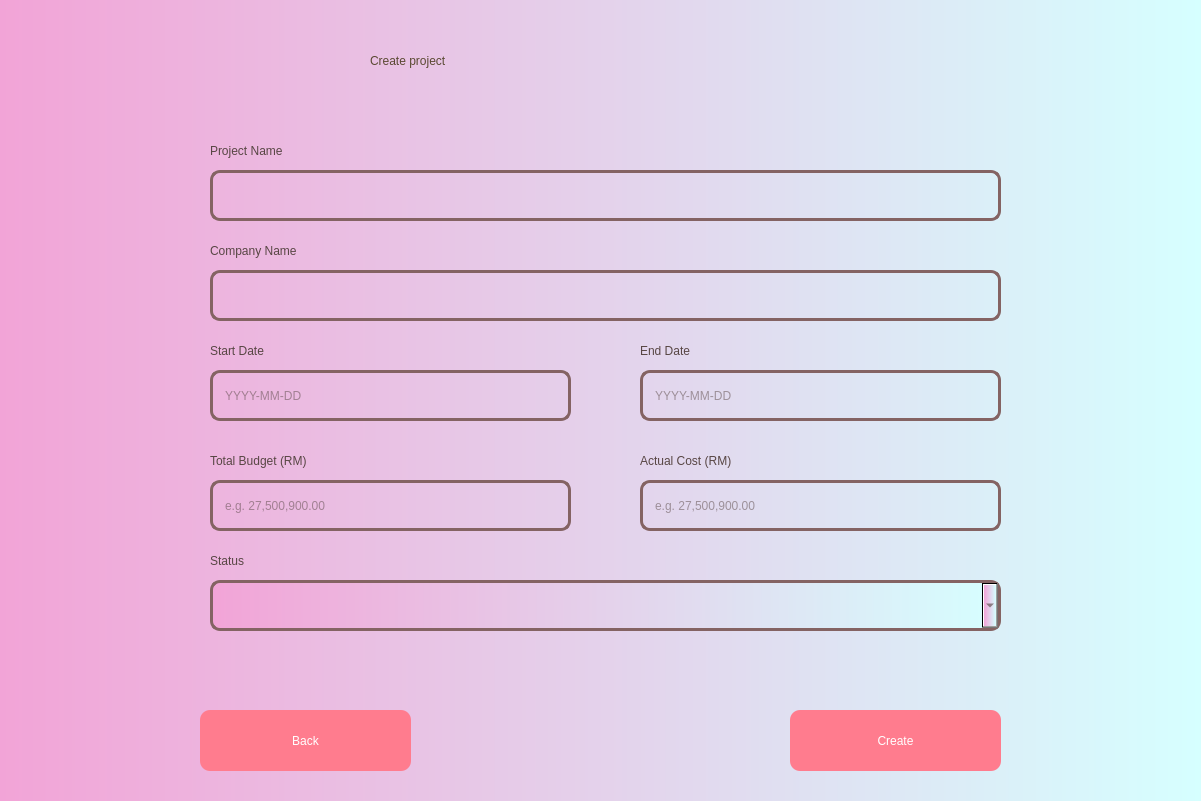
<?xml version="1.0" encoding="UTF-8"?>
<ui version="4.0">
 <class>Dialog</class>
 <widget class="QDialog" name="Dialog">
  <property name="geometry">
   <rect>
    <x>0</x>
    <y>0</y>
    <width>1201</width>
    <height>801</height>
   </rect>
  </property>
  <property name="windowTitle">
   <string>Dialog</string>
  </property>
  <property name="styleSheet">
   <string notr="true"/>
  </property>
  <widget class="QWidget" name="widget" native="true">
   <property name="geometry">
    <rect>
     <x>0</x>
     <y>0</y>
     <width>1201</width>
     <height>801</height>
    </rect>
   </property>
   <property name="styleSheet">
    <string notr="true">QWidget#widget{
background-color:qlineargradient(spread:reflect, x1:0, y1:0, x2:1, y2:0, stop:0 rgba(242, 164, 215, 255), stop:1 rgba(214, 255, 255, 255));}</string>
   </property>
   <widget class="QLabel" name="create_a_project">
    <property name="geometry">
     <rect>
      <x>370</x>
      <y>10</y>
      <width>551</width>
      <height>101</height>
     </rect>
    </property>
    <property name="styleSheet">
     <string notr="true">color:rgb(90, 73, 50);
font: 63 45pt &quot;Yu Gothic UI Semibold&quot;;
</string>
    </property>
    <property name="text">
     <string>Create project</string>
    </property>
   </widget>
   <widget class="QLineEdit" name="project_name_box">
    <property name="geometry">
     <rect>
      <x>210</x>
      <y>170</y>
      <width>791</width>
      <height>51</height>
     </rect>
    </property>
    <property name="styleSheet">
     <string notr="true">QLineEdit{
color: rgb(88, 70, 68);
font: 63 15pt &quot;Yu Gothic UI Semibold&quot;;
background-color: rgba(0,0,0,0);
border: 3px solid rgb(132, 99, 99);
padding-left: 10px;
border-radius: 10px;
}

QLineEdit:focus
{
color: rgb(88, 70, 68);
font: 63 15pt &quot;Yu Gothic UI Semibold&quot;;
background-color:rgb(255, 226, 220);
border: 3px solid rgb(223, 134, 135);
}

</string>
    </property>
    <property name="text">
     <string/>
    </property>
    <property name="placeholderText">
     <string/>
    </property>
   </widget>
   <widget class="QLabel" name="project_name">
    <property name="geometry">
     <rect>
      <x>210</x>
      <y>130</y>
      <width>171</width>
      <height>41</height>
     </rect>
    </property>
    <property name="styleSheet">
     <string notr="true">color: rgb(88, 70, 68);
font: 63 15pt &quot;Yu Gothic UI Semibold&quot;;
</string>
    </property>
    <property name="text">
     <string>Project Name</string>
    </property>
   </widget>
   <widget class="QLabel" name="start_date">
    <property name="geometry">
     <rect>
      <x>210</x>
      <y>330</y>
      <width>131</width>
      <height>41</height>
     </rect>
    </property>
    <property name="styleSheet">
     <string notr="true">color: rgb(88, 70, 68);
font: 63 15pt &quot;Yu Gothic UI Semibold&quot;;

</string>
    </property>
    <property name="text">
     <string>Start Date</string>
    </property>
   </widget>
   <widget class="QLineEdit" name="start_date_box">
    <property name="geometry">
     <rect>
      <x>210</x>
      <y>370</y>
      <width>361</width>
      <height>51</height>
     </rect>
    </property>
    <property name="styleSheet">
     <string notr="true">QLineEdit{
color: rgb(88, 70, 68);
font: 63 15pt &quot;Yu Gothic UI Semibold&quot;;
background-color: rgba(0,0,0,0);
border: 3px solid rgb(132, 99, 99);
padding-left: 10px;
border-radius: 10px;
}

QLineEdit:focus
{
color: rgb(88, 70, 68);
font: 63 15pt &quot;Yu Gothic UI Semibold&quot;;
background-color:rgb(255, 226, 220);
border: 3px solid rgb(223, 134, 135);
}


</string>
    </property>
    <property name="placeholderText">
     <string>YYYY-MM-DD</string>
    </property>
   </widget>
   <widget class="QLineEdit" name="total_budget_box">
    <property name="geometry">
     <rect>
      <x>210</x>
      <y>480</y>
      <width>361</width>
      <height>51</height>
     </rect>
    </property>
    <property name="styleSheet">
     <string notr="true">QLineEdit{
color: rgb(88, 70, 68);
font: 63 15pt &quot;Yu Gothic UI Semibold&quot;;
background-color: rgba(0,0,0,0);
border: 3px solid rgb(132, 99, 99);
padding-left: 10px;
border-radius: 10px;
}

QLineEdit:focus
{
color: rgb(88, 70, 68);
font: 63 15pt &quot;Yu Gothic UI Semibold&quot;;
background-color:rgb(255, 226, 220);
border: 3px solid rgb(223, 134, 135);
}


</string>
    </property>
    <property name="placeholderText">
     <string>e.g. 27,500,900.00</string>
    </property>
   </widget>
   <widget class="QLabel" name="end_date">
    <property name="geometry">
     <rect>
      <x>640</x>
      <y>340</y>
      <width>111</width>
      <height>21</height>
     </rect>
    </property>
    <property name="styleSheet">
     <string notr="true">color: rgb(88, 70, 68);
font: 63 15pt &quot;Yu Gothic UI Semibold&quot;;
</string>
    </property>
    <property name="text">
     <string>End Date</string>
    </property>
   </widget>
   <widget class="QLineEdit" name="company_name_box">
    <property name="geometry">
     <rect>
      <x>210</x>
      <y>270</y>
      <width>791</width>
      <height>51</height>
     </rect>
    </property>
    <property name="styleSheet">
     <string notr="true">QLineEdit{
color: rgb(88, 70, 68);
font: 63 15pt &quot;Yu Gothic UI Semibold&quot;;
background-color: rgba(0,0,0,0);
border: 3px solid rgb(132, 99, 99);
padding-left: 10px;
border-radius: 10px;
}

QLineEdit:focus
{
color: rgb(88, 70, 68);
font: 63 15pt &quot;Yu Gothic UI Semibold&quot;;
background-color:rgb(255, 226, 220);
border: 3px solid rgb(223, 134, 135);
}



</string>
    </property>
    <property name="placeholderText">
     <string/>
    </property>
   </widget>
   <widget class="QLabel" name="company_name">
    <property name="geometry">
     <rect>
      <x>210</x>
      <y>230</y>
      <width>191</width>
      <height>41</height>
     </rect>
    </property>
    <property name="styleSheet">
     <string notr="true">color: rgb(88, 70, 68);
font: 63 15pt &quot;Yu Gothic UI Semibold&quot;;
</string>
    </property>
    <property name="text">
     <string>Company Name</string>
    </property>
   </widget>
   <widget class="QPushButton" name="Create">
    <property name="geometry">
     <rect>
      <x>790</x>
      <y>710</y>
      <width>211</width>
      <height>61</height>
     </rect>
    </property>
    <property name="styleSheet">
     <string notr="true">QPushButton{
background-color: rgb(255, 124, 142);
font: 63 18pt &quot;Yu Gothic UI Semibold&quot;;
color: rgb(255, 255, 255);
border-radius: 10px;
}

QPushButton:hover
{
background-color: rgb(141, 91, 158);
font: 63 18pt &quot;Yu Gothic UI Semibold&quot;;
color: rgb(255, 255, 255);
border-radius: 10px;
}

QPushButton:pressed
{
padding-left:5px;
padding-top:5px;
}</string>
    </property>
    <property name="text">
     <string>Create</string>
    </property>
   </widget>
   <widget class="QPushButton" name="Back">
    <property name="geometry">
     <rect>
      <x>200</x>
      <y>710</y>
      <width>211</width>
      <height>61</height>
     </rect>
    </property>
    <property name="styleSheet">
     <string notr="true">QPushButton{
background-color: rgb(255, 124, 142);
font: 63 18pt &quot;Yu Gothic UI Semibold&quot;;
color: rgb(255, 255, 255);
border-radius: 10px;
}

QPushButton:hover
{
background-color: rgb(141, 91, 158);
font: 63 18pt &quot;Yu Gothic UI Semibold&quot;;
color: rgb(255, 255, 255);
border-radius: 10px;
}

QPushButton:pressed
{
padding-left:5px;
padding-top:5px;
}</string>
    </property>
    <property name="text">
     <string>Back</string>
    </property>
   </widget>
   <widget class="QLineEdit" name="end_date_box">
    <property name="geometry">
     <rect>
      <x>640</x>
      <y>370</y>
      <width>361</width>
      <height>51</height>
     </rect>
    </property>
    <property name="styleSheet">
     <string notr="true">QLineEdit{
color: rgb(88, 70, 68);
font: 63 15pt &quot;Yu Gothic UI Semibold&quot;;
background-color: rgba(0,0,0,0);
border: 3px solid rgb(132, 99, 99);
padding-left: 10px;
border-radius: 10px;
}

QLineEdit:focus
{
color: rgb(88, 70, 68);
font: 63 15pt &quot;Yu Gothic UI Semibold&quot;;
background-color:rgb(255, 226, 220);
border: 3px solid rgb(223, 134, 135);
}



</string>
    </property>
    <property name="placeholderText">
     <string>YYYY-MM-DD</string>
    </property>
   </widget>
   <widget class="QLabel" name="total_budget">
    <property name="geometry">
     <rect>
      <x>210</x>
      <y>440</y>
      <width>221</width>
      <height>41</height>
     </rect>
    </property>
    <property name="styleSheet">
     <string notr="true">color: rgb(88, 70, 68);
font: 63 15pt &quot;Yu Gothic UI Semibold&quot;;
</string>
    </property>
    <property name="text">
     <string>Total Budget (RM)</string>
    </property>
   </widget>
   <widget class="QLabel" name="error">
    <property name="geometry">
     <rect>
      <x>210</x>
      <y>640</y>
      <width>791</width>
      <height>31</height>
     </rect>
    </property>
    <property name="styleSheet">
     <string notr="true">color: red;
font: 63 15pt &quot;Yu Gothic UI Semibold&quot;;
</string>
    </property>
    <property name="text">
     <string/>
    </property>
   </widget>
   <widget class="QLabel" name="status">
    <property name="geometry">
     <rect>
      <x>210</x>
      <y>540</y>
      <width>221</width>
      <height>41</height>
     </rect>
    </property>
    <property name="styleSheet">
     <string notr="true">color: rgb(88, 70, 68);
font: 63 15pt &quot;Yu Gothic UI Semibold&quot;;
</string>
    </property>
    <property name="text">
     <string>Status</string>
    </property>
   </widget>
   <widget class="QComboBox" name="status_box">
    <property name="geometry">
     <rect>
      <x>210</x>
      <y>580</y>
      <width>791</width>
      <height>51</height>
     </rect>
    </property>
    <property name="autoFillBackground">
     <bool>false</bool>
    </property>
    <property name="styleSheet">
     <string notr="true">QComboBox{
background-color: qlineargradient(spread:reflect, x1:0, y1:0, x2:1, y2:0, stop:0 rgba(242, 164, 215, 255), stop:1 rgba(214, 255, 255, 255));
font: 63 15pt &quot;Yu Gothic UI Semibold&quot;;
color: rgb(88, 70, 68);
border: 3px solid rgb(132, 99, 99);
padding-left: 10px;
border-radius: 10px;
}

QComboBox:hover{
color: rgb(88, 70, 68);
font: 63 15pt &quot;Yu Gothic UI Semibold&quot;;
background-color:rgb(255, 226, 220);
border: 3px solid rgb(223, 134, 135);
}</string>
    </property>
    <property name="inputMethodHints">
     <set>Qt::ImhNone</set>
    </property>
    <property name="editable">
     <bool>false</bool>
    </property>
    <property name="currentText">
     <string/>
    </property>
    <property name="currentIndex">
     <number>-1</number>
    </property>
    <property name="sizeAdjustPolicy">
     <enum>QComboBox::AdjustToMinimumContentsLength</enum>
    </property>
    <item>
     <property name="text">
      <string extracomment="uiui">Completed</string>
     </property>
    </item>
    <item>
     <property name="text">
      <string>Ongoing</string>
     </property>
    </item>
    <item>
     <property name="text">
      <string>On Hold</string>
     </property>
    </item>
   </widget>
   <widget class="QLabel" name="actual_cost">
    <property name="geometry">
     <rect>
      <x>640</x>
      <y>440</y>
      <width>231</width>
      <height>41</height>
     </rect>
    </property>
    <property name="styleSheet">
     <string notr="true">color: rgb(88, 70, 68);
font: 63 15pt &quot;Yu Gothic UI Semibold&quot;;
</string>
    </property>
    <property name="text">
     <string>Actual Cost (RM)</string>
    </property>
   </widget>
   <widget class="QLineEdit" name="actual_cost_box">
    <property name="geometry">
     <rect>
      <x>640</x>
      <y>480</y>
      <width>361</width>
      <height>51</height>
     </rect>
    </property>
    <property name="styleSheet">
     <string notr="true">QLineEdit{
color: rgb(88, 70, 68);
font: 63 15pt &quot;Yu Gothic UI Semibold&quot;;
background-color: rgba(0,0,0,0);
border: 3px solid rgb(132, 99, 99);
padding-left: 10px;
border-radius: 10px;
}

QLineEdit:focus
{
color: rgb(88, 70, 68);
font: 63 15pt &quot;Yu Gothic UI Semibold&quot;;
background-color:rgb(255, 226, 220);
border: 3px solid rgb(223, 134, 135);
}


</string>
    </property>
    <property name="placeholderText">
     <string>e.g. 27,500,900.00</string>
    </property>
   </widget>
   <zorder>create_a_project</zorder>
   <zorder>project_name_box</zorder>
   <zorder>project_name</zorder>
   <zorder>start_date</zorder>
   <zorder>start_date_box</zorder>
   <zorder>end_date</zorder>
   <zorder>company_name_box</zorder>
   <zorder>company_name</zorder>
   <zorder>Create</zorder>
   <zorder>Back</zorder>
   <zorder>end_date_box</zorder>
   <zorder>total_budget</zorder>
   <zorder>total_budget_box</zorder>
   <zorder>error</zorder>
   <zorder>status</zorder>
   <zorder>status_box</zorder>
   <zorder>actual_cost</zorder>
   <zorder>actual_cost_box</zorder>
  </widget>
 </widget>
 <resources/>
 <connections/>
</ui>
